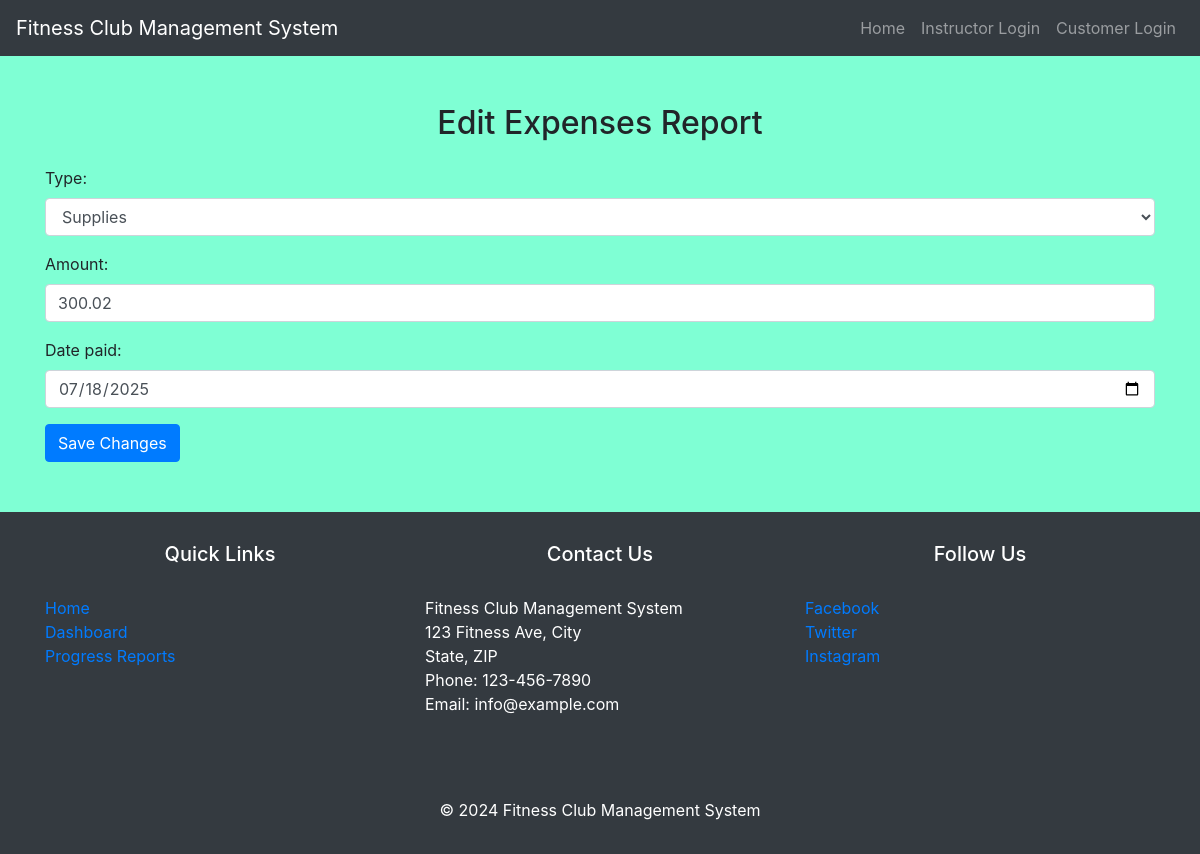
The app's page /expenses-reports/1/edit/ with its own data.
### myapp/models.py (models this page shows, shortened)
class ExpensesReport(models.Model):
    expense_report_id = models.AutoField(primary_key=True)
    TYPE_CHOICES = [
        ('rent', 'Rent'),
        ('utilities', 'Utilities'),
        ('supplies', 'Supplies'),
        ('others', 'Others')
    ]
    type = models.CharField(max_length=20, choices=TYPE_CHOICES)
    amount = models.DecimalField(max_digits=10, decimal_places=2, validators=[MinValueValidator(0)])
    date_paid = models.DateField()

### myapp/views.py (the view)
# urls.py: path('expenses-reports/<int:expense_report_id>/edit/', views.edit_expenses_report, name='edit_expenses_report'),
def edit_expenses_report(request, expense_report_id):
    expenses_report = ExpensesReport.objects.get(pk=expense_report_id)
    if request.method == 'POST':
        form = ExpensesReportForm(request.POST, instance=expenses_report)
        if form.is_valid():
            form.save()
            return redirect('expenses_reports')
    else:
        form = ExpensesReportForm(instance=expenses_report)
    return render(request, 'edit_expenses_report.html', {'form': form})

### myapp/forms.py
class ExpensesReportForm(forms.ModelForm):
    class Meta:
        model = ExpensesReport
        fields = ['type', 'amount', 'date_paid']
        widgets = {
            'date_paid': forms.DateInput(attrs={'type': 'date', 'class': 'form-control'}),
            'type': forms.Select(attrs={'class': 'form-control'}),
            'amount': forms.NumberInput(attrs={'class': 'form-control'}),
        }

### myapp/templates/edit_expenses_report.html (shortened to what this page needs)
{% extends 'base.html' %}
{% block content %}
    <div class="container mt-5">
        <h2 class="mb-4">Edit Expenses Report</h2>
        <form method="post" class="needs-validation" novalidate>
            <div class="mb-3">
                {{ form.as_p }}
            </div>
            <button type="submit" class="btn btn-primary">Save Changes</button>
        </form>
    </div>
{% endblock %}

### records on screen
ExpensesReport: type "Supplies", amount "300.02", date_paid "07/18/2025"
